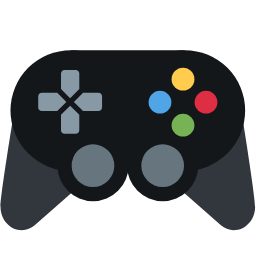
#> input picture clip-factory/emoji/1f3ae.png, 256 x 256 px
$ python -i pro_thumbnails.py   (imports and definitions only)
#> lines starting #> are read from the running program, lines starting #| are printed output that depends on the picture
"""Click-worthy documentary thumbnails made from the video's own footage.

Instead of text on a plain background, every thumbnail is built on the most
striking picture from the video (sharp, high contrast, colourful), graded
dark and cinematic, with 2-4 huge words that make people curious. Three
looks are made for every video so you can pick one on the Review page:

  impact - the photo full screen, giant text on the left (second line in
           yellow), a red circle and arrow on the most interesting spot
  split  - dark panel with the text on the left, the photo cut in at an angle
  stamp  - the photo with a red rubber-stamp word (FRAUD, COLLAPSE...) and a
           big number at the top

Texts come from the script writer when one is given (different from the
title, built for curiosity), otherwise from the title itself.
"""
from __future__ import annotations

import csv
import json
import math
import re
import subprocess
from pathlib import Path
from typing import Optional

from PIL import Image, ImageChops, ImageDraw, ImageEnhance, ImageFilter, ImageFont, ImageOps

APP_DIR = Path(__file__).resolve().parent
W, H = 1280, 720
YELLOW = (255, 214, 10)
RED = (232, 30, 37)
WHITE = (255, 255, 255)
STOP = set("""a an the and or of to in on for with at by from as is are was were be been it its this that how why what
who when where which into about after before over his her their they he she we you your our just than then so did does""".split())
STAMPS = [("fraud", "FRAUD"), ("ponzi", "PONZI"), ("scam", "SCAM"), ("bankrupt", "BANKRUPT"), ("collapse", "COLLAPSED"),
          ("prison", "GUILTY"), ("sentenced", "GUILTY"), ("war", "WAR"), ("lost", "LOST"), ("secret", "SECRET"),
          ("mystery", "UNSOLVED"), ("discover", "DISCOVERED"), ("dead", "DEAD"), ("died", "DEAD")]

TEXT_PROMPT = """You make YouTube thumbnails for the documentary channel "{channel}".
Video title: {title}
Topic: {topic}

Write 3 thumbnail texts. Each is 2-4 words, ALL CAPS, makes people curious, and does NOT repeat the title.
Good examples: "$70 BILLION GONE", "HE KNEW EVERYTHING", "NOBODY NOTICED", "THE LAST MEMO".
Use only facts from the title/topic. Answer with JSON only: ["TEXT ONE", "TEXT TWO", "TEXT THREE"]"""


# [100 lines left out: functions _font, candidate_images, image_score, best_images, focus_point, texts_from_title and 1 more, not called in this run]


def stamp_word(title: str, topic: str) -> str:
    t = (title + " " + topic).lower()
    return next((word for key, word in STAMPS if key in t), "EXPOSED")


# ---------- drawing helpers ----------

# [6 lines left out: function _cover, not called in this run]


def grade(img: Image.Image) -> Image.Image:
    """Cinematic: more contrast, a little less colour, teal shadows / warm highlights, dark edges."""
    img = ImageEnhance.Contrast(img).enhance(1.25)
    img = ImageEnhance.Color(img).enhance(0.9)
    r, g, b = img.split()
    r = r.point(lambda v: min(255, int(v * 1.06 + 4)))
    b = b.point(lambda v: min(255, int(v * 0.92 + 14)))
    img = Image.merge("RGB", (r, g, b))
    vign = Image.new("L", img.size, 0)
    ImageDraw.Draw(vign).ellipse([-img.width * 0.25, -img.height * 0.3, img.width * 1.25, img.height * 1.3], fill=255)
    vign = vign.filter(ImageFilter.GaussianBlur(120))
    return Image.composite(img, Image.new("RGB", img.size, (0, 0, 0)), vign.point(lambda v: 70 + v * 185 // 255))


# [126 lines left out: functions _fit_font, _split_lines, _outlined, _arrow, style_impact, style_split and 2 more, not called in this run]

>>> from PIL import Image
>>> picture = Image.open('clip-factory/emoji/1f3ae.png')
#> picture is the input picture: PIL image 256x256 RGBA; mean R, G, B, A 25, 27.3, 29, 140.8
>>> result = grade(picture)
#> in grade, `img = ImageEnhance.Contrast(img).enhance(1.25)`:
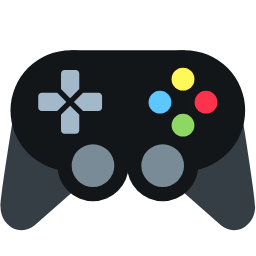
#> img: PIL image 256x256 RGBA; mean R, G, B, A 26.9, 30.3, 32, 140.8; transparent parts drawn white
#> (the run stopped early here; a loop or call above may not have finished)
